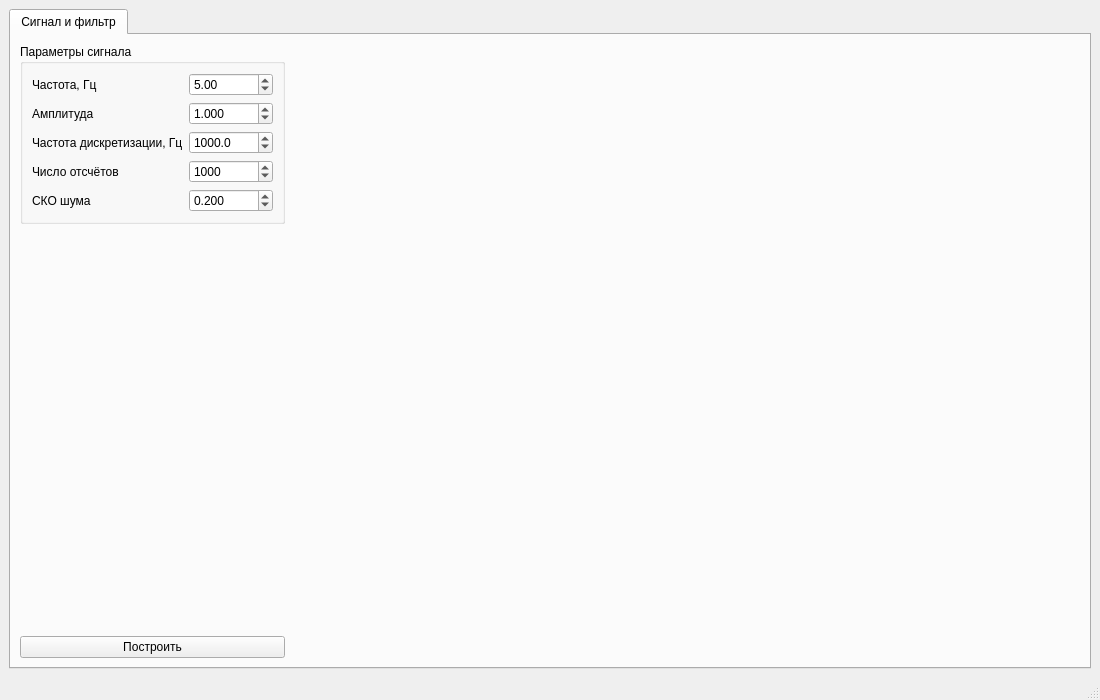
<?xml version="1.0" encoding="UTF-8"?>
<ui version="4.0">
 <class>MainWindow</class>
 <widget class="QMainWindow" name="MainWindow">
  <property name="geometry">
   <rect>
    <x>0</x>
    <y>0</y>
    <width>1100</width>
    <height>700</height>
   </rect>
  </property>
  <property name="windowTitle">
   <string>SignalLab</string>
  </property>
  <widget class="QWidget" name="centralwidget">
   <layout class="QVBoxLayout" name="centralLayout">
    <item>
     <widget class="QTabWidget" name="tabWidget">
      <property name="currentIndex">
       <number>0</number>
      </property>
      <widget class="QWidget" name="tabSignal">
       <attribute name="title">
        <string>Сигнал и фильтр</string>
       </attribute>
       <layout class="QHBoxLayout" name="signalTabLayout" stretch="0,1">
        <item>
         <layout class="QVBoxLayout" name="controlsLayout">
          <item>
           <widget class="QGroupBox" name="groupSignalParams">
            <property name="maximumSize">
             <size>
              <width>320</width>
              <height>16777215</height>
             </size>
            </property>
            <property name="title">
             <string>Параметры сигнала</string>
            </property>
            <layout class="QFormLayout" name="signalParamsForm">
             <item row="0" column="0">
              <widget class="QLabel" name="frequencyLabel">
               <property name="text">
                <string>Частота, Гц</string>
               </property>
              </widget>
             </item>
             <item row="0" column="1">
              <widget class="QDoubleSpinBox" name="frequencySpin">
               <property name="decimals">
                <number>2</number>
               </property>
               <property name="minimum">
                <double>0.010000000000000</double>
               </property>
               <property name="maximum">
                <double>1000000.000000000000000</double>
               </property>
               <property name="value">
                <double>5.000000000000000</double>
               </property>
              </widget>
             </item>
             <item row="1" column="0">
              <widget class="QLabel" name="amplitudeLabel">
               <property name="text">
                <string>Амплитуда</string>
               </property>
              </widget>
             </item>
             <item row="1" column="1">
              <widget class="QDoubleSpinBox" name="amplitudeSpin">
               <property name="decimals">
                <number>3</number>
               </property>
               <property name="maximum">
                <double>1000.000000000000000</double>
               </property>
               <property name="singleStep">
                <double>0.100000000000000</double>
               </property>
               <property name="value">
                <double>1.000000000000000</double>
               </property>
              </widget>
             </item>
             <item row="2" column="0">
              <widget class="QLabel" name="sampleRateLabel">
               <property name="text">
                <string>Частота дискретизации, Гц</string>
               </property>
              </widget>
             </item>
             <item row="2" column="1">
              <widget class="QDoubleSpinBox" name="sampleRateSpin">
               <property name="decimals">
                <number>1</number>
               </property>
               <property name="minimum">
                <double>1.000000000000000</double>
               </property>
               <property name="maximum">
                <double>10000000.000000000000000</double>
               </property>
               <property name="value">
                <double>1000.000000000000000</double>
               </property>
              </widget>
             </item>
             <item row="3" column="0">
              <widget class="QLabel" name="sampleCountLabel">
               <property name="text">
                <string>Число отсчётов</string>
               </property>
              </widget>
             </item>
             <item row="3" column="1">
              <widget class="QSpinBox" name="sampleCountSpin">
               <property name="minimum">
                <number>2</number>
               </property>
               <property name="maximum">
                <number>10000000</number>
               </property>
               <property name="singleStep">
                <number>100</number>
               </property>
               <property name="value">
                <number>1000</number>
               </property>
              </widget>
             </item>
             <item row="4" column="0">
              <widget class="QLabel" name="noiseLabel">
               <property name="text">
                <string>СКО шума</string>
               </property>
              </widget>
             </item>
             <item row="4" column="1">
              <widget class="QDoubleSpinBox" name="noiseSpin">
               <property name="decimals">
                <number>3</number>
               </property>
               <property name="maximum">
                <double>1000.000000000000000</double>
               </property>
               <property name="singleStep">
                <double>0.050000000000000</double>
               </property>
               <property name="value">
                <double>0.200000000000000</double>
               </property>
              </widget>
             </item>
            </layout>
           </widget>
          </item>
          <item>
           <spacer name="controlsSpacer">
            <property name="orientation">
             <enum>Qt::Vertical</enum>
            </property>
            <property name="sizeHint" stdset="0">
             <size>
              <width>20</width>
              <height>40</height>
             </size>
            </property>
           </spacer>
          </item>
          <item>
           <widget class="QPushButton" name="buildButton">
            <property name="text">
             <string>Построить</string>
            </property>
           </widget>
          </item>
         </layout>
        </item>
        <item>
         <layout class="QVBoxLayout" name="plotsLayout">
          <item>
           <widget class="QCustomPlot" name="plotSignal" native="true">
            <property name="sizePolicy">
             <sizepolicy hsizetype="Expanding" vsizetype="Expanding">
              <horstretch>0</horstretch>
              <verstretch>0</verstretch>
             </sizepolicy>
            </property>
            <property name="minimumSize">
             <size>
              <width>400</width>
              <height>200</height>
             </size>
            </property>
           </widget>
          </item>
          <item>
           <widget class="QCustomPlot" name="plotFiltered" native="true">
            <property name="sizePolicy">
             <sizepolicy hsizetype="Expanding" vsizetype="Expanding">
              <horstretch>0</horstretch>
              <verstretch>0</verstretch>
             </sizepolicy>
            </property>
            <property name="minimumSize">
             <size>
              <width>400</width>
              <height>200</height>
             </size>
            </property>
           </widget>
          </item>
         </layout>
        </item>
       </layout>
      </widget>
     </widget>
    </item>
   </layout>
  </widget>
  <widget class="QStatusBar" name="statusbar"/>
 </widget>
 <customwidgets>
  <customwidget>
   <class>QCustomPlot</class>
   <extends>QWidget</extends>
   <header>qcustomplot.h</header>
   <container>1</container>
  </customwidget>
 </customwidgets>
 <resources/>
 <connections/>
</ui>
